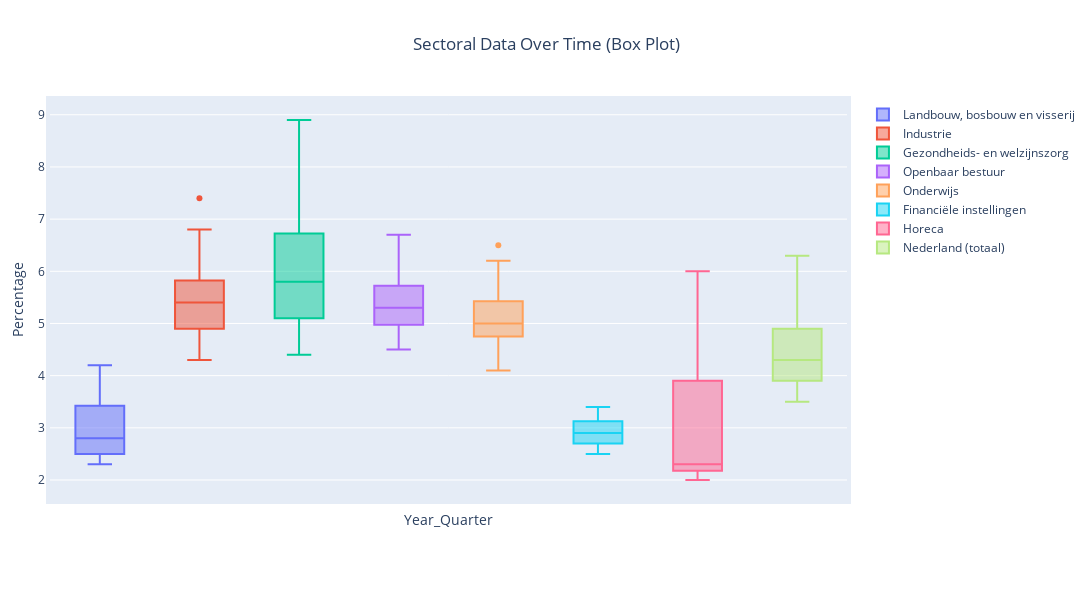

Notebook code for this chart:
### Code cell
fig_box = go.Figure()

for col in columns_to_show:
    fig_box.add_trace(go.Box(
        y=df_cbs[col],
        name=col
    ))

# Update layout
fig_box.update_layout(
    title='Sectoral Data Over Time (Box Plot)',
    xaxis=dict(
        tickmode='array',
        tickvals=df_cbs['Year_Quarter'],
        ticktext=custom_ticks,
        tickangle=-45
    ),
    yaxis_title='Percentage',
    xaxis_title='Year_Quarter'
)

# Adjust layout and margins
fig_box.update_layout(
    autosize=False,
    width=1100,
    height=600,
    margin=dict(l=50, r=50, b=100, t=100, pad=4),
    title={'x': 0.5}
)

fig_box.show()
# Save the figure as an image with increased resolution
fig_box.write_image("fig_box_plot.png", scale=2)

### Figure 1 — Plotly figure (JSON) as saved in the notebook; plotly's stock layout.template omitted (floating-point values rounded to 4 significant figures)
{"data": [{"name": "Landbouw, bosbouw en visserij", "type": "box", "y": [2.8, 2.4, 2.3, 2.5, 2.9, 2.9, 2.5, 2.7, 3, 2.7, 2.5, 2.4, 2.5, 2.6, 2.5, 2.4, 2.4, 2.5, 2.5, 2.8, 2.4, 2.7, 2.7, 2.6, 2.5, 3, 3.2, 3.7, 3.6, 3.6, 3.3, 3.5, 3.8, 4.2, 4.1, 3.1, 3.3, 3.8, 3.4, 3.7, 3.7]}, {"name": "Industrie", "type": "box", "y": [4.9, 4.9, 4.6, 4.4, 5.1, 5.5, 4.5, 4.3, 4.9, 5.5, 4.6, 4.3, 5, 5.4, 4.8, 4.6, 5.3, 6.1, 5.1, 5, 5.4, 5.8, 5.3, 5, 5.6, 6.7, 5.8, 5.4, 6.1, 5.8, 5.8, 5.4, 6.5, 7.4, 6.3, 5.9, 6.6, 6.8, 5.7, 5.5, 6.4]}, {"name": "Gezondheids- en welzijnszorg", "type": "box", "y": [4.7, 5.1, 4.7, 4.4, 5.1, 5.6, 4.8, 4.5, 5, 5.8, 4.9, 4.6, 5.3, 5.7, 5.1, 4.9, 5.6, 6.5, 5.4, 5.1, 5.8, 6.1, 5.7, 5.3, 5.9, 6.6, 6.1, 5.9, 6.9, 6.8, 6.5, 6.3, 7.5, 8.9, 7.5, 7.1, 8, 8.1, 7, 6.7, 7.7]}, {"name": "Openbaar bestuur", "type": "box", "y": [4.9, 5, 4.6, 4.5, 5.3, 5.8, 4.8, 4.8, 5.3, 5.6, 4.9, 4.9, 5.8, 5.8, 5.1, 5, 5.6, 6.4, 5.3, 5, 5.5, 6.1, 5.2, 5, 5.6, 6.3, 4.7, 4.5, 5, 5, 5, 4.9, 5.7, 6.7, 5.7, 5.5, 6.4, 6.6, 5.6, 5.5, 6.5]}, {"name": "Onderwijs", "type": "box", "y": [4.9, 5.3, 4.9, 4.2, 5.1, 5.6, 4.9, 4.2, 5, 5.5, 4.9, 4.1, 5.1, 5.4, 4.9, 4.2, 5.1, 5.9, 5, 4.4, 5.1, 5.5, 5.1, 4.3, 5.1, 5.7, 4.5, 4.2, 5, 4.6, 4.8, 4.1, 5.4, 6.5, 5.6, 4.8, 5.8, 6.2, 5.4, 4.8, 5.9]}, {"name": "Financiële instellingen", "type": "box", "y": [2.9, 3, 2.9, 2.7, 3.2, 3.4, 2.6, 2.5, 2.9, 3.4, 2.7, 2.8, 3.1, 3.4, 2.7, 2.5, 3.3, 3.3, 2.6, 2.5, 2.9, 2.8, 2.7, 2.5, 2.8, 2.9, 2.5, 2.6, 2.8, 2.8, 2.7, 2.8, 3, 3.4, 3.1, 3, 3.4, 3.4, 3.1, 3.1, 3.3]}, {"name": "Horeca", "type": "box", "y": [2.1, 2.1, 2, 2, 2.2, 2.1, 2.1, 2, 2, 2.2, 2.1, 2, 2.3, 2.3, 2.2, 2.2, 2.3, 2.3, 2.3, 2.3, 2.2, 2.7, 2.6, 2.6, 2.8, 3, 3, 4.1, 4.3, 3.9, 3.4, 4.1, 4.5, 6, 4.3, 4.1, 4.3, 4.3, 3.9, 3.6, 3.9]}, {"name": "Nederland (totaal)", "type": "box", "y": [3.9, 4, 3.7, 3.5, 4, 4.4, 3.7, 3.5, 3.9, 4.3, 3.8, 3.5, 4.1, 4.3, 3.9, 3.7, 4.2, 4.9, 4.1, 3.9, 4.3, 4.7, 4.3, 4, 4.5, 5.2, 4.5, 4.4, 4.9, 4.8, 4.7, 4.6, 5.4, 6.3, 5.4, 5, 5.6, 5.7, 5, 4.8, 5.5]}], "layout": {"autosize": false, "height": 600, "margin": {"b": 100, "l": 50, "pad": 4, "r": 50, "t": 100}, "title": {"text": "Sectoral Data Over Time (Box Plot)", "x": 0.5}, "width": 1100, "xaxis": {"tickangle": -45, "tickmode": "array", "ticktext": ["2013 |", "|", "|", "|", "2014 |", "|", "|", "|", "2015 |", "|", "|", "|", "2016 |", "|", "|", "|", "2017 |", "|", "|", "|", "2018 |", "|", "|", "|", "2019 |", "|", "|", "|", "2020 |", "|", "|", "|", "2021 |", "|", "|", "|", "2022 |", "|", "|", "|", "2023 |"], "tickvals": ["2013-Vierde kwartaal", "2014-Eerste kwartaal", "2014-Tweede kwartaal", "2014-Derde Kwartaal", "2014-Vierde kwartaal", "2015-Eerste kwartaal", "2015-Tweede kwartaal", "2015-Derde Kwartaal", "2015-Vierde kwartaal", "2016-Eerste kwartaal", "2016-Tweede kwartaal", "2016-Derde Kwartaal", "2016-Vierde kwartaal", "2017-Eerste kwartaal", "2017-Tweede kwartaal", "2017-Derde Kwartaal", "2017-Vierde kwartaal", "2018-Eerste kwartaal", "2018-Tweede kwartaal", "2018-Derde Kwartaal", "2018-Vierde kwartaal", "2019-Eerste kwartaal", "2019-Tweede kwartaal", "2019-Derde Kwartaal", "2019-Vierde kwartaal", "2020-Eerste kwartaal", "2020-Tweede kwartaal", "2020-Derde Kwartaal", "2020-Vierde kwartaal", "2021-Eerste kwartaal", "2021-Tweede kwartaal", "2021-Derde Kwartaal", "2021-Vierde kwartaal", "2022-Eerste kwartaal", "2022-Tweede kwartaal", "2022-Derde Kwartaal", "2022-Vierde kwartaal", "2023-Eerste kwartaal", "2023-Tweede kwartaal", "2023-Derde Kwartaal", "2023-Vierde kwartaal"], "title": {"text": "Year_Quarter"}}, "yaxis": {"title": {"text": "Percentage"}}}}
